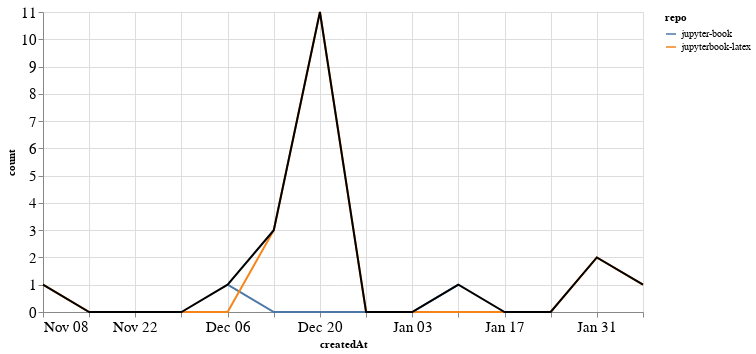

Notebook code for this chart:
### Markdown cell above
### PRs

### Code cell
prs_time = prs.groupby('repo').resample('W', on='createdAt').count()['author'].reset_index()
prs_time = prs_time.rename(columns={'author': 'count'})
prs_time_total = prs_time.groupby('createdAt').agg({"count": "sum"}).reset_index()

ch1 = alt.Chart(prs_time, width=600).mark_line().encode(
    x='createdAt',
    y='count',
    color='repo',
    tooltip="repo"
)

ch2 = alt.Chart(prs_time_total, width=600).mark_line(color="black").encode(
    x='createdAt',
    y='count',
)

ch1 + ch2

### Figure 1 — Vega-Lite specification as saved in the notebook (floating-point values rounded to 4 significant figures)
{"config": {"axisLeft": {"labelFontSize": 15}, "axisBottom": {"labelFontSize": 15}}, "layer": [{"data": {"name": "data-cc19ef8e4856e848e0c37450387d5cf7"}, "mark": "line", "encoding": {"color": {"type": "nominal", "field": "repo"}, "tooltip": {"type": "nominal", "field": "repo"}, "x": {"type": "temporal", "field": "createdAt"}, "y": {"type": "quantitative", "field": "count"}}, "width": 600}, {"data": {"name": "data-17a4e053ab9e3a61ffcb36e3436e3df1"}, "mark": {"type": "line", "color": "black"}, "encoding": {"x": {"type": "temporal", "field": "createdAt"}, "y": {"type": "quantitative", "field": "count"}}, "width": 600}], "$schema": "https://vega.github.io/schema/vega-lite/v4.8.1.json", "datasets": {"data-cc19ef8e4856e848e0c37450387d5cf7": [{"repo": "jupyter-book", "createdAt": "2020-12-06T00:00:00", "count": 1}, {"repo": "jupyter-book", "createdAt": "2020-12-13T00:00:00", "count": 0}, {"repo": "jupyter-book", "createdAt": "2020-12-20T00:00:00", "count": 0}, {"repo": "jupyter-book", "createdAt": "2020-12-27T00:00:00", "count": 0}, {"repo": "jupyter-book", "createdAt": "2021-01-03T00:00:00", "count": 0}, {"repo": "jupyter-book", "createdAt": "2021-01-10T00:00:00", "count": 1}, {"repo": "jupyterbook-latex", "createdAt": "2020-11-08T00:00:00", "count": 1}, {"repo": "jupyterbook-latex", "createdAt": "2020-11-15T00:00:00", "count": 0}, {"repo": "jupyterbook-latex", "createdAt": "2020-11-22T00:00:00", "count": 0}, {"repo": "jupyterbook-latex", "createdAt": "2020-11-29T00:00:00", "count": 0}, {"repo": "jupyterbook-latex", "createdAt": "2020-12-06T00:00:00", "count": 0}, {"repo": "jupyterbook-latex", "createdAt": "2020-12-13T00:00:00", "count": 3}, {"repo": "jupyterbook-latex", "createdAt": "2020-12-20T00:00:00", "count": 11}, {"repo": "jupyterbook-latex", "createdAt": "2020-12-27T00:00:00", "count": 0}, {"repo": "jupyterbook-latex", "createdAt": "2021-01-03T00:00:00", "count": 0}, {"repo": "jupyterbook-latex", "createdAt": "2021-01-10T00:00:00", "count": 0}, {"repo": "jupyterbook-latex", "createdAt": "2021-01-17T00:00:00", "count": 0}, {"repo": "jupyterbook-latex", "createdAt": "2021-01-24T00:00:00", "count": 0}, {"repo": "jupyterbook-latex", "createdAt": "2021-01-31T00:00:00", "count": 2}, {"repo": "jupyterbook-latex", "createdAt": "2021-02-07T00:00:00", "count": 1}], "data-17a4e053ab9e3a61ffcb36e3436e3df1": [{"createdAt": "2020-11-08T00:00:00", "count": 1}, {"createdAt": "2020-11-15T00:00:00", "count": 0}, {"createdAt": "2020-11-22T00:00:00", "count": 0}, {"createdAt": "2020-11-29T00:00:00", "count": 0}, {"createdAt": "2020-12-06T00:00:00", "count": 1}, {"createdAt": "2020-12-13T00:00:00", "count": 3}, {"createdAt": "2020-12-20T00:00:00", "count": 11}, {"createdAt": "2020-12-27T00:00:00", "count": 0}, {"createdAt": "2021-01-03T00:00:00", "count": 0}, {"createdAt": "2021-01-10T00:00:00", "count": 1}, {"createdAt": "2021-01-17T00:00:00", "count": 0}, {"createdAt": "2021-01-24T00:00:00", "count": 0}, {"createdAt": "2021-01-31T00:00:00", "count": 2}, {"createdAt": "2021-02-07T00:00:00", "count": 1}]}}
